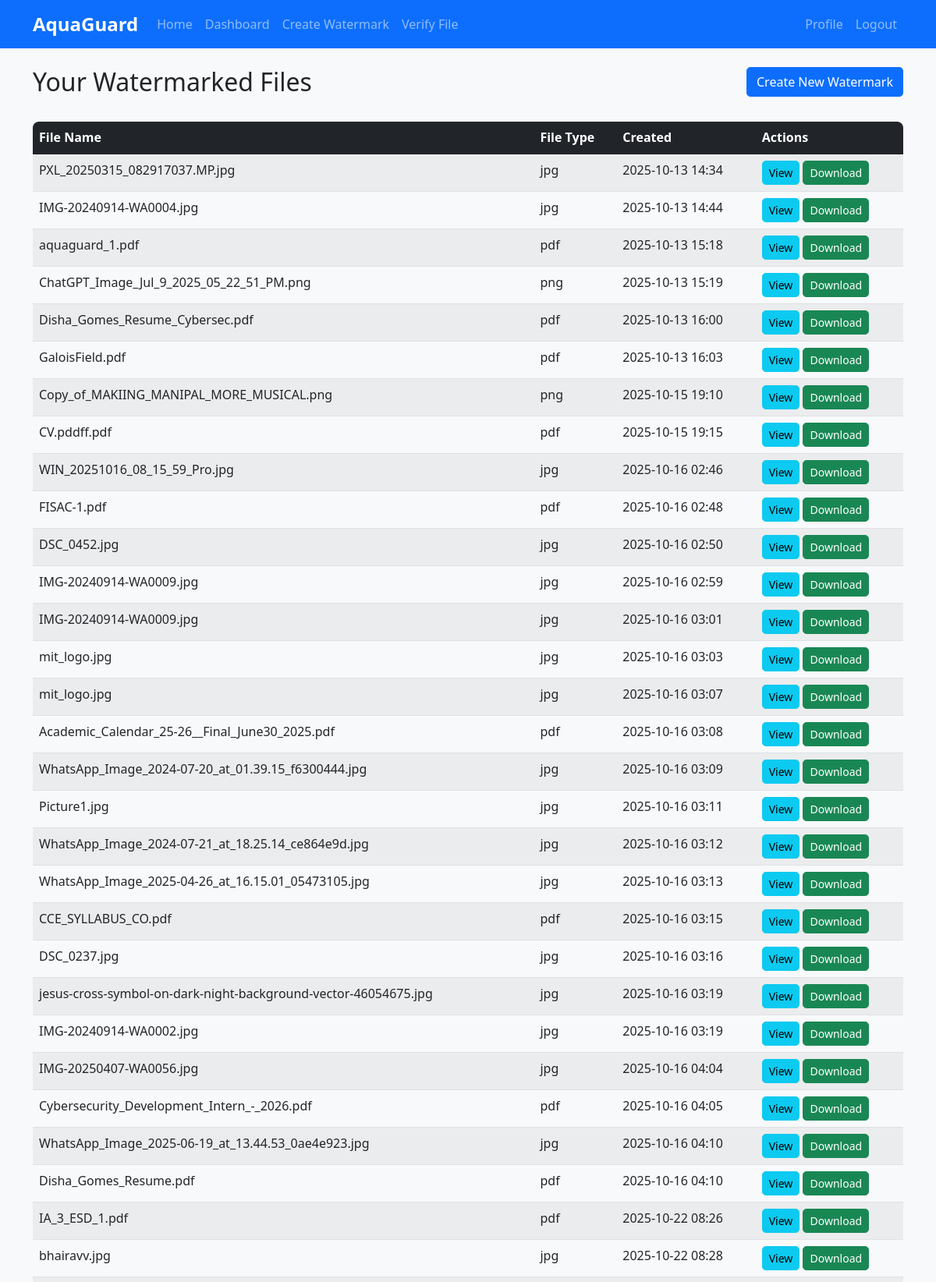
/dashboard (signed in, upper part), run on the app's committed database.
### aquaguard/models/watermark.py (models this page shows, shortened)
class Watermark(db.Model):
    __tablename__ = 'watermarks'
    __table_args__ = (
        db.Index('ix_watermarks_file_hash', 'file_hash'),
        db.Index('ix_watermarks_user_id', 'user_id'),
        db.Index('ix_watermarks_file_type', 'file_type'),
    )
    id = db.Column(db.Integer, primary_key=True)
    user_id = db.Column(db.Integer, db.ForeignKey('users.id'), nullable=False, index=True)
    file_name = db.Column(db.String(255), nullable=False)
    original_file_path = db.Column(db.String(255), nullable=False)
    watermarked_file_path = db.Column(db.String(255), nullable=False)
    watermark_data = db.Column(db.Text, nullable=False)  # JSON string containing watermark info
    file_hash = db.Column(db.String(64), nullable=False, index=True)  # SHA-3 hash of original file
    encryption_key = db.Column(db.String(64), nullable=False)  # AES-256 key (encrypted)
    created_at = db.Column(db.DateTime, default=datetime.datetime.utcnow)
    file_type = db.Column(db.String(20), nullable=False, index=True)  # Image, PDF, etc.

### aquaguard/app.py (the view)
@app.route('/dashboard')
@login_required
def dashboard():
    user_watermarks = Watermark.query.filter_by(user_id=current_user.id).all()
    return render_template('dashboard.html', watermarks=user_watermarks)

### aquaguard/app.py (called while the page is built)
@login_manager.user_loader
def load_user(user_id):
    return User.query.get(int(user_id))

### aquaguard/templates/dashboard.html (shortened to what this page needs)
{% extends 'base.html' %}
{% block content %}
<div class="row mb-4">
    <div class="col-md-8">
        <h2>Your Watermarked Files</h2>
    </div>
    <div class="col-md-4 text-end">
        <a href="{{ url_for('watermark.create_watermark') }}" class="btn btn-primary">
             Create New Watermark
        </a>
    </div>
</div>
{% if watermarks %}
<div class="table-responsive">
    <table class="table table-striped table-hover">
        <thead class="table-dark">
            <tr>
                <th>File Name</th>
                <th>File Type</th>
                <th>Created</th>
                <th>Actions</th>
            </tr>
        </thead>
        <tbody>
            {% for watermark in watermarks %}
            <tr>
                <td>{{ watermark.file_name }}</td>
                <td>{{ watermark.file_type }}</td>
                <td>{{ watermark.created_at.strftime('%Y-%m-%d %H:%M') }}</td>
                <td>
                    <a href="{{ url_for('watermark.view_watermark', watermark_id=watermark.id) }}" class="btn btn-sm btn-info">View</a>
                    <a href="{{ url_for('watermark.download_watermark', watermark_id=watermark.id) }}" class="btn btn-sm btn-success">Download</a>
                </td>
            </tr>
            {% endfor %}
        </tbody>
    </table>
</div>
{% else %}
<div class="alert alert-info">
    <p>You haven't created any watermarks yet. <a href="{{ url_for('watermark.create_watermark') }}">Create your first watermark</a>.</p>
</div>
{% endif %}
{% endblock %}

### aquaguard/templates/base.html (shortened to what this page needs)
<!DOCTYPE html>
<html lang="en">
<head>
    <link href="https://cdn.jsdelivr.net/npm/bootstrap@5.1.3/dist/css/bootstrap.min.css" rel="stylesheet">
    <link rel="stylesheet" href="{{ url_for('static', filename='css/style.css') }}">
</head>
<body>
    <nav class="navbar navbar-expand-lg navbar-dark bg-primary">
        <div class="container">
            <a class="navbar-brand" href="{{ url_for('index') }}">
                <strong>AquaGuard</strong>
            </a>
            <div class="collapse navbar-collapse" id="navbarNav">
                <ul class="navbar-nav me-auto">
                    <li class="nav-item">
                        <a class="nav-link" href="{{ url_for('index') }}">Home</a>
                    </li>
                    {% if current_user.is_authenticated %}
                    <li class="nav-item">
                        <a class="nav-link" href="{{ url_for('dashboard') }}">Dashboard</a>
                    </li>
                    <li class="nav-item">
                        <a class="nav-link" href="{{ url_for('watermark.create_watermark') }}">Create Watermark</a>
                    </li>
                    {% endif %}
                    <li class="nav-item">
                        <a class="nav-link" href="{{ url_for('verification.verify_file') }}">Verify File</a>
                    </li>
                </ul>
                <ul class="navbar-nav">
                    {% if current_user.is_authenticated %}
                    <li class="nav-item">
                        <a class="nav-link" href="{{ url_for('auth.profile') }}">Profile</a>
                    </li>
                    <li class="nav-item">
                        <a class="nav-link" href="{{ url_for('auth.logout') }}">Logout</a>
                    </li>
                    {% endif %}
                </ul>
            </div>
        </div>
    </nav>
    <main class="container my-4">
        {% block content %}{% endblock %}
    </main>
</body>
</html>

### aquaguard/static/css/style.css (style rules this page uses)
body { font-family: 'Segoe UI', Tahoma, Geneva, Verdana, sans-serif; background-color: #f8f9fa; }
.navbar-brand { font-size: 1.5rem; }
.btn { border-radius: 0.3rem; }
.table-responsive { border-radius: 0.5rem; overflow: hidden; }

### data on the page
Watermark: file_name "PXL_20250315_082917037.MP.jpg", file_type "jpg", created_at "2025-10-13 14:34"
Watermark: file_name "IMG-20240914-WA0004.jpg", file_type "jpg", created_at "2025-10-13 14:44"
Watermark: file_name "aquaguard_1.pdf", file_type "pdf", created_at "2025-10-13 15:18"
Watermark: file_name "ChatGPT_Image_Jul_9_2025_05_22_51_PM.png", file_type "png", created_at "2025-10-13 15:19"
Watermark: file_name "Disha_Gomes_Resume_Cybersec.pdf", file_type "pdf", created_at "2025-10-13 16:00"
Watermark: file_name "GaloisField.pdf", file_type "pdf", created_at "2025-10-13 16:03"
Watermark: file_name "Copy_of_MAKIING_MANIPAL_MORE_MUSICAL.png", file_type "png", created_at "2025-10-15 19:10"
Watermark: file_name "CV.pddff.pdf", file_type "pdf", created_at "2025-10-15 19:15"
Watermark: file_name "WIN_20251016_08_15_59_Pro.jpg", file_type "jpg", created_at "2025-10-16 02:46"
Watermark: file_name "FISAC-1.pdf", file_type "pdf", created_at "2025-10-16 02:48"
Watermark: file_name "DSC_0452.jpg", file_type "jpg", created_at "2025-10-16 02:50"
Watermark: file_name "IMG-20240914-WA0009.jpg", file_type "jpg", created_at "2025-10-16 02:59"
Watermark: file_name "IMG-20240914-WA0009.jpg", file_type "jpg", created_at "2025-10-16 03:01"
Watermark: file_name "mit_logo.jpg", file_type "jpg", created_at "2025-10-16 03:03"
Watermark: file_name "mit_logo.jpg", file_type "jpg", created_at "2025-10-16 03:07"
Watermark: file_name "Academic_Calendar_25-26__Final_June30_2025.pdf", file_type "pdf", created_at "2025-10-16 03:08"
Watermark: file_name "WhatsApp_Image_2024-07-20_at_01.39.15_f6300444.jpg", file_type "jpg", created_at "2025-10-16 03:09"
Watermark: file_name "Picture1.jpg", file_type "jpg", created_at "2025-10-16 03:11"
Watermark: file_name "WhatsApp_Image_2024-07-21_at_18.25.14_ce864e9d.jpg", file_type "jpg", created_at "2025-10-16 03:12"
Watermark: file_name "WhatsApp_Image_2025-04-26_at_16.15.01_05473105.jpg", file_type "jpg", created_at "2025-10-16 03:13"
Watermark: file_name "CCE_SYLLABUS_CO.pdf", file_type "pdf", created_at "2025-10-16 03:15"
Watermark: file_name "DSC_0237.jpg", file_type "jpg", created_at "2025-10-16 03:16"
Watermark: file_name "jesus-cross-symbol-on-dark-night-background-vector-46054675.jpg", file_type "jpg", created_at "2025-10-16 03:19"
Watermark: file_name "IMG-20240914-WA0002.jpg", file_type "jpg", created_at "2025-10-16 03:19"
Watermark: file_name "IMG-20250407-WA0056.jpg", file_type "jpg", created_at "2025-10-16 04:04"
Watermark: file_name "Cybersecurity_Development_Intern_-_2026.pdf", file_type "pdf", created_at "2025-10-16 04:05"
Watermark: file_name "WhatsApp_Image_2025-06-19_at_13.44.53_0ae4e923.jpg", file_type "jpg", created_at "2025-10-16 04:10"
Watermark: file_name "Disha_Gomes_Resume.pdf", file_type "pdf", created_at "2025-10-16 04:10"
Watermark: file_name "IA_3_ESD_1.pdf", file_type "pdf", created_at "2025-10-22 08:26"
Watermark: file_name "bhairavv.jpg", file_type "jpg", created_at "2025-10-22 08:28"
